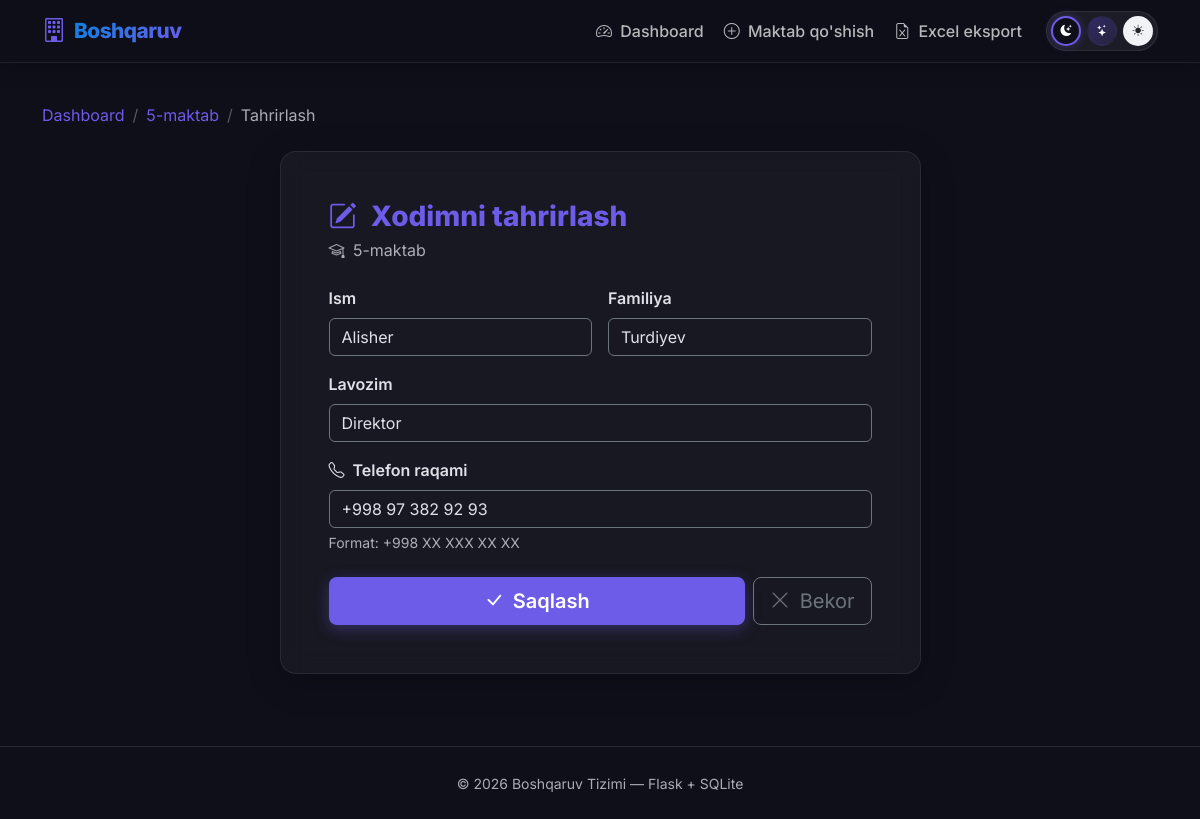
Screenshot of /employee/1/edit with the database file from the repository.
### tables this page shows
CREATE TABLE schools (
            id INTEGER PRIMARY KEY AUTOINCREMENT,
            name TEXT NOT NULL,
            address TEXT NOT NULL
        );

CREATE TABLE employees (
            id INTEGER PRIMARY KEY AUTOINCREMENT,
            first_name TEXT NOT NULL,
            last_name TEXT NOT NULL,
            position TEXT NOT NULL,
            phone TEXT NOT NULL,
            school_id INTEGER NOT NULL,
            FOREIGN KEY (school_id) REFERENCES schools(id) ON DELETE CASCADE
        );

### app.py (the view, shortened to what this page needs)
@app.route('/employee/<int:employee_id>/edit', methods=['GET', 'POST'])
def edit_employee(employee_id):
    conn = get_db()
    employee = conn.execute('SELECT * FROM employees WHERE id = ?', (employee_id,)).fetchone()
    if not employee:
        flash('Xodim topilmadi!', 'danger')
        conn.close()
        return redirect(url_for('index'))
    school = conn.execute('SELECT * FROM schools WHERE id = ?',
                          (employee['school_id'],)).fetchone()
    conn.close()
    return render_template('employee_form.html', school=school, employee=employee)

### app.py (called while the page is built)
def get_db():
    conn = sqlite3.connect(DATABASE)
    conn.row_factory = sqlite3.Row
    conn.execute("PRAGMA foreign_keys = ON")
    return conn

### templates/employee_form.html (shortened to what this page needs)
{% extends "base.html" %}
{% block content %}
<nav aria-label="breadcrumb" class="mb-4">
    <ol class="breadcrumb">
        <li class="breadcrumb-item"><a href="{{ url_for('index') }}"
                class="link-accent text-decoration-none">Dashboard</a></li>
        <li class="breadcrumb-item">
            <a href="{{ url_for('school_detail', school_id=school['id']) }}" class="link-accent text-decoration-none">{{
                school['name'] }}</a>
        </li>
        <li class="breadcrumb-item active" aria-current="page">
            {% if employee %}Tahrirlash{% else %}Yangi xodim{% endif %}
        </li>
    </ol>
</nav>
<div class="row justify-content-center">
    <div class="col-lg-7">
        <div class="card glass-card">
            <div class="card-body p-4 p-md-5">
                <h3 class="fw-800 mb-1 text-accent">
                    <i class="bi bi-{% if employee %}pencil-square{% else %}person-plus{% endif %} me-2"></i>
                    {% if employee %}Xodimni tahrirlash{% else %}Yangi xodim qo'shish{% endif %}
                </h3>
                <p class="text-body-secondary mb-4">
                    <i class="bi bi-mortarboard me-1"></i> {{ school['name'] }}
                </p>
                <form method="POST" id="employeeForm">
                    <div class="row g-3 mb-3">
                        <div class="col-sm-6">
                            <label for="first_name" class="form-label fw-600">Ism</label>
                            <input type="text" class="form-control bg-transparent border-secondary" id="first_name"
                                name="first_name" required placeholder="Masalan: Alisher"
                                value="{{ employee['first_name'] if employee else '' }}">
                        </div>
                        <div class="col-sm-6">
                            <label for="last_name" class="form-label fw-600">Familiya</label>
                            <input type="text" class="form-control bg-transparent border-secondary" id="last_name"
                                name="last_name" required placeholder="Masalan: Navoiy"
                                value="{{ employee['last_name'] if employee else '' }}">
                        </div>
                    </div>
                    <div class="mb-3">
                        <label for="position" class="form-label fw-600">Lavozim</label>
                        <input type="text" class="form-control bg-transparent border-secondary" id="position"
                            name="position" required placeholder="Masalan: Matematika o'qituvchisi"
                            value="{{ employee['position'] if employee else '' }}">
                    </div>
                    <div class="mb-4">
                        <label for="phone" class="form-label fw-600">
                            <i class="bi bi-telephone me-1"></i> Telefon raqami
                        </label>
                        <input type="tel" class="form-control bg-transparent border-secondary" id="phone" name="phone"
                            required placeholder="+998 XX XXX XX XX" maxlength="17"
                            value="{{ employee['phone'] if employee else '+998 ' }}">
                        <div class="form-text text-body-secondary">Format: +998 XX XXX XX XX</div>
                    </div>
                    <div class="d-flex gap-2">
                        <button type="submit" class="btn btn-accent btn-lg flex-grow-1">
                            <i class="bi bi-check-lg me-1"></i>
                            {% if employee %}Saqlash{% else %}Qo'shish{% endif %}
                        </button>
                        <a href="{{ url_for('school_detail', school_id=school['id']) }}"
                            class="btn btn-outline-secondary btn-lg">
                            <i class="bi bi-x-lg me-1"></i> Bekor
                        </a>
                    </div>
                </form>
            </div>
        </div>
    </div>
</div>
{% endblock %}

### static/css/style.css (style rules this page uses)
:root { --accent: #6c5ce7; --accent-hover: #5a4bd1; --accent-glow: rgba(108, 92, 231, 0.35); --gradient-blue: linear-gradient(135deg, #0984e3 0%, #6c5ce7 100%); --gradient-green: linear-gradient(135deg, #00b894 0%, #00cec9 100%); --gradient-purple: linear-gradient(135deg, #6c5ce7 0%, #e17055 100%); --glass-bg: rgba(255, 255, 255, 0.04); --glass-border: rgba(255, 255, 255, 0.08); --radius: 16px; --radius-sm: 10px; --shadow: 0 8px 32px rgba(0, 0, 0, 0.25); }
body { font-family: 'Inter', system-ui, -apple-system, sans-serif; min-height: 100vh; background: #0f0f1a; color: #e2e2e2; transition: background 0.5s ease, color 0.4s ease; }
[data-bs-theme="dark"] { --bs-body-bg: #0f0f1a; }
.fw-600 { font-weight: 600; }
.fw-800 { font-weight: 800; }
.text-accent { color: var(--accent) !important; }
.link-accent { color: var(--accent) !important; transition: color 0.2s; }
.glass-card { background: var(--glass-bg); border: 1px solid var(--glass-border); border-radius: var(--radius); backdrop-filter: blur(12px); -webkit-backdrop-filter: blur(12px); box-shadow: var(--shadow); }
.btn-accent { background: var(--accent); color: #fff; border: none; font-weight: 600; box-shadow: 0 4px 15px var(--accent-glow); transition: all 0.25s ease; }
.breadcrumb { background: transparent; padding: 0; margin: 0; }
.breadcrumb-item+.breadcrumb-item::before { color: rgba(255, 255, 255, 0.3); }
.card, .glass-card { animation: fadeInUp 0.4s ease forwards; }

### rows the page displays
schools: name "5-maktab"
employees: first_name "Alisher", last_name "Turdiyev", position "Direktor", phone "+998 97 382 92 93"
